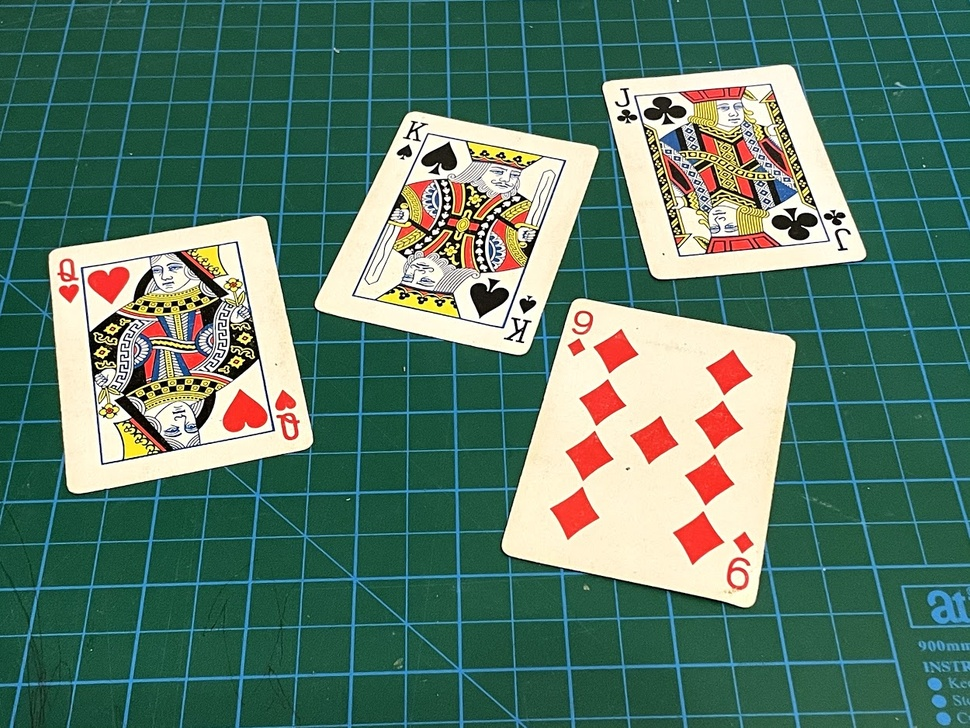
//> input picture OpenCVTutTry06/Resources/cards.jpg, 970 x 728 px, shrunk from 1250 x 938 before the run, given in place of the camera
$ ./Chapter1   (built with g++ and OpenCV 4)
//> lines starting //> are read from the running program, lines starting //| are printed output that depends on the picture; after the words box and inside, x2 and y2 are one past the last pixel; in counts of white or black regions, pixels touching at a corner belong together
#include <opencv2/imgcodecs.hpp>
#include <opencv2/highgui.hpp>
#include <opencv2/imgproc.hpp>
#include <opencv2/objdetect.hpp>
#include <iostream>

using namespace cv;
using namespace std;

int cameraToGray() {
    VideoCapture cap(0);
    Mat inputImg;
    Mat outputImg;
    Mat blurredImg;
    Mat cannyImg;
    Mat dilatedImg;
    Mat dilatingKernel = getStructuringElement(MORPH_RECT, Size(5, 5));
    Mat erodedImg;
    Mat erodingKernel = getStructuringElement(MORPH_RECT, Size(5, 5));
    while (true) {
        auto wasGrabbed = cap.read(inputImg);
//> inputImg is the input picture: 728 rows x 970 cols, CV_8UC3; mean B, G, R 104.7, 121.2, 88.9

        GaussianBlur(inputImg, blurredImg, Size(3, 3), 3, 0);

        Canny(blurredImg, cannyImg, 50, 150);
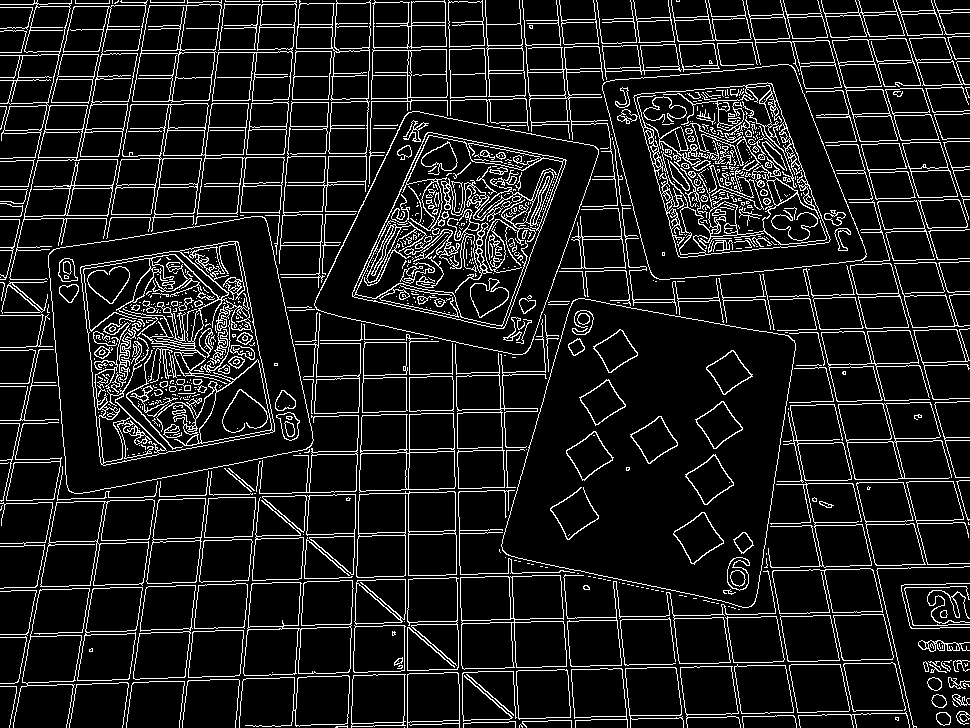
//> cannyImg: 728 rows x 970 cols, CV_8UC1; 10.9% white in thin lines or dots

        dilate(cannyImg, dilatedImg, dilatingKernel);
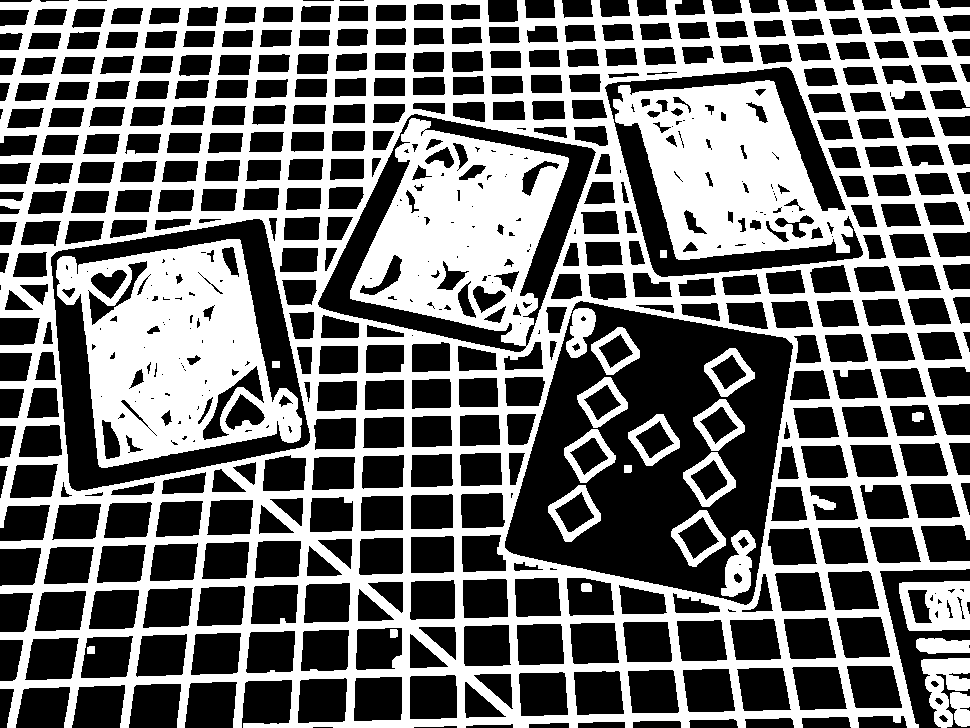
//> dilatedImg: 728 rows x 970 cols, CV_8UC1; 43.2% white; 24 white regions, largest, box (x1, y1, x2, y2) and area: (0, 0, 970, 728) 256393, (56, 239, 302, 468) 32006, (899, 581, 970, 631) 2615

        erode(dilatedImg, erodedImg, erodingKernel);
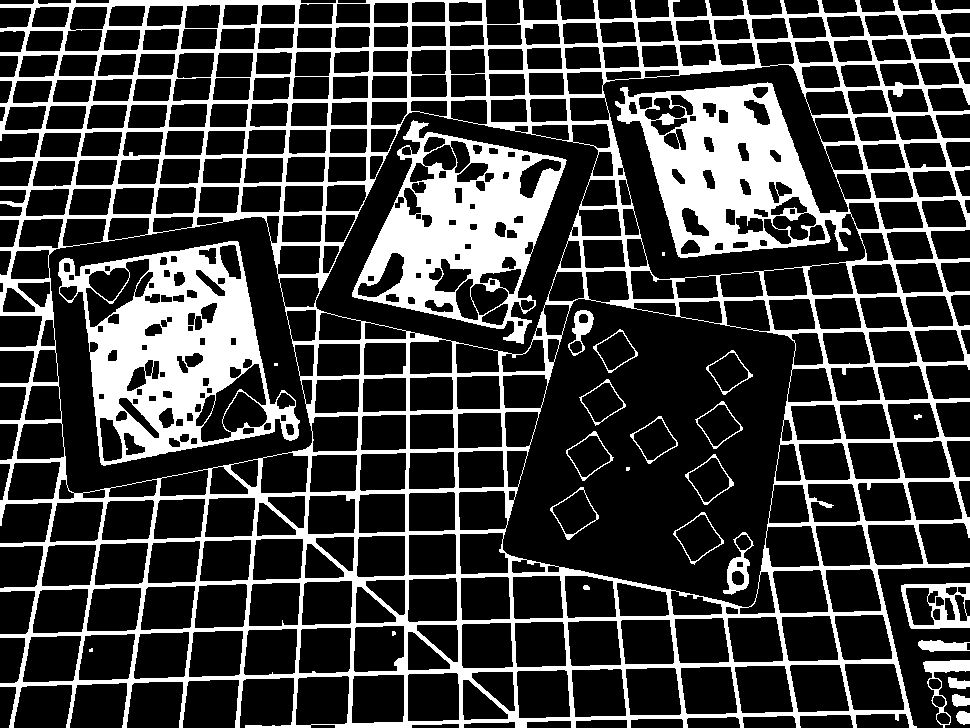
//> erodedImg: 728 rows x 970 cols, CV_8UC1; 24.3% white; 27 white regions (5 under 20 px), largest, box (x1, y1, x2, y2) and area: (0, 0, 970, 728) 122684, (58, 241, 300, 466) 23214, (352, 120, 567, 344) 19323

        imshow("Image", erodedImg);
        waitKey(1);
    }

    return 0;
}


void cameraFaceDetection() {

    CascadeClassifier faceCascade;
    faceCascade.load("Resources/haarcascade_frontalface_default.xml");

    if (faceCascade.empty()) {
        cout << "XML file not loaded" << endl;
    } else {
        cout << "XML file loaded" << endl;
    }

    VideoCapture cap(0);
    Mat inputImg;
    while (true) {
        auto wasGrabbed = cap.read(inputImg);

        vector<Rect> faces;
        faceCascade.detectMultiScale(inputImg, faces, 1.1, 10);

        for (int i = 0; i < faces.size(); i++) {
            rectangle(inputImg, faces[i], Scalar(255, 0, 255), 3);
        }

        imshow("Image", inputImg);
        waitKey(1);
    }
}

int main() {
    cameraToGray();
}
